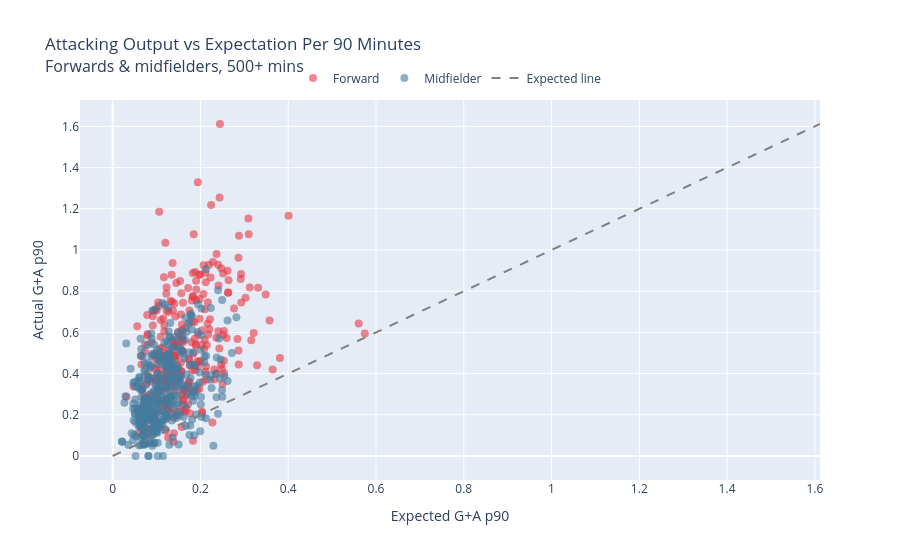

Notebook code cell kept with this figure:
### Markdown cell above
## 9. Visualization — Attacking Efficiency Scatter

Actual vs expected goals+assists per 90 minutes for forwards & midfielders (500+ mins).
Points above the dashed line outperform their underlying chances; points below underperform.

### Code cell
attackers = agg[(agg["position"].isin(["Forward", "Midfielder"])) & (agg["minutes"] > 500)].copy()

fig3 = go.Figure()
for pos, color in [("Forward", "#E63946"), ("Midfielder", "#457B9D")]:
    sub = attackers[attackers["position"] == pos]
    fig3.add_trace(go.Scatter(x=sub["ga_expected_p90"], y=sub["ga_actual_p90"], mode="markers",
                               marker=dict(size=8, color=color, opacity=0.6), name=pos,
                               text=sub["player_name"],
                               hovertemplate="%{text}<br>Exp: %{x:.2f}<br>Actual: %{y:.2f}"))
max_val = max(attackers["ga_expected_p90"].max(), attackers["ga_actual_p90"].max())
fig3.add_trace(go.Scatter(x=[0, max_val], y=[0, max_val], mode="lines",
                           line=dict(dash="dash", color="gray"), name="Expected line"))
fig3.update_layout(
    title={"text": "Attacking Output vs Expectation Per 90 Minutes<br>"
                    "<span style='font-size: 16px; font-weight: normal;'>Forwards & midfielders, 500+ mins</span>"},
    legend=dict(orientation="h", yanchor="bottom", y=1.02, xanchor="center", x=0.5))
fig3.update_xaxes(title_text="Expected G+A p90")
fig3.update_yaxes(title_text="Actual G+A p90")
fig3.write_image("../outputs/efficiency_scatter.png", width=1000, height=750)
fig3.show()

### Figure 1 — Plotly figure (JSON) as saved in the notebook; plotly's stock layout.template omitted (floating-point values rounded to 4 significant figures; data arrays with more than 128 entries replaced by an {"elided": "..."} marker saying what was removed)
{"data": [{"hovertemplate": "%{text}<br>Exp: %{x:.2f}<br>Actual: %{y:.2f}", "marker": {"color": "#E63946", "opacity": 0.6, "size": 8}, "mode": "markers", "name": "Forward", "text": {"elided": "288 str values"}, "type": "scatter", "x": {"elided": "288 float values"}, "y": {"elided": "288 float values"}}, {"hovertemplate": "%{text}<br>Exp: %{x:.2f}<br>Actual: %{y:.2f}", "marker": {"color": "#457B9D", "opacity": 0.6, "size": 8}, "mode": "markers", "name": "Midfielder", "text": {"elided": "384 str values"}, "type": "scatter", "x": {"elided": "384 float values"}, "y": {"elided": "384 float values"}}, {"line": {"color": "gray", "dash": "dash"}, "mode": "lines", "name": "Expected line", "type": "scatter", "x": [0, 1.612], "y": [0, 1.612]}], "layout": {"legend": {"orientation": "h", "x": 0.5, "xanchor": "center", "y": 1.02, "yanchor": "bottom"}, "title": {"text": "Attacking Output vs Expectation Per 90 Minutes<br><span style='font-size: 16px; font-weight: normal;'>Forwards & midfielders, 500+ mins</span>"}, "xaxis": {"title": {"text": "Expected G+A p90"}}, "yaxis": {"title": {"text": "Actual G+A p90"}}}}
